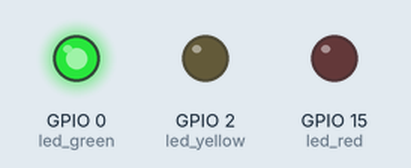
This program was run on a simulated ESP32 board running MicroPython. On the bench: output pins drawn as LEDs (lit = HIGH).

Above: at 2.5 s.
At 5.2 s:
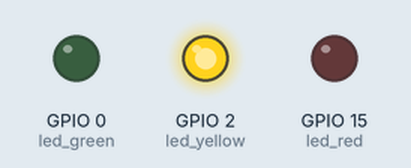
At 6.7 s:
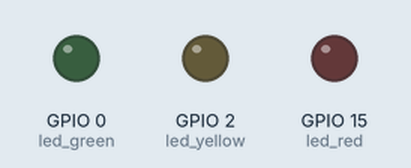
At 10.5 s:
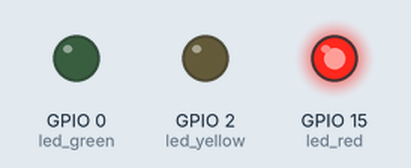
Timing chart, 0 to 16.9 s (numbered marks = the images above):
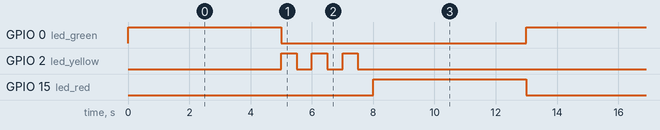

The program:

lesson_03_Traffic_Light.py
```python
import machine
import time

led_red = machine.Pin(15, machine.Pin.OUT)
led_yellow = machine.Pin(2, machine.Pin.OUT)
led_green = machine.Pin(0, machine.Pin.OUT)

while True:
    led_green.value(1) # green light turn on
    time.sleep(5) # delay 5s
    led_green.value(0) # green light turn off
    for i in range(3): # yellow light blinks 3 times
        led_yellow.value(1)
        time.sleep(0.5)
        led_yellow.value(0)
        time.sleep(0.5)
    led_red.value(1) # red light turn on
    time.sleep(5) # delay 5s
    led_red.value(0) #red light turn off
```

Measured:
- by itself, GPIO 0 (led_green), GPIO 15 (led_red): alternates HIGH for 5.0 s and LOW for 8.0 s
- by itself, GPIO 2 (led_yellow): repeats every 13.0 s: 2 × (LOW 0.50 s, HIGH 0.50 s), LOW 10.5 s, HIGH 0.50 s
- by itself, everything shown: repeats every 13.0 s, in 8 steps
